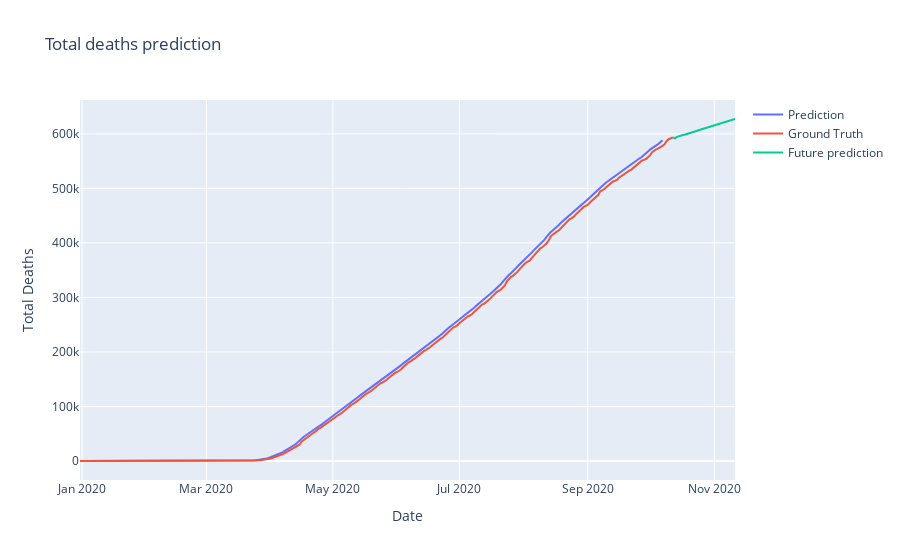

Here is the notebook cell this chart was saved with:
### Code cell
#De hoeveelheid dagen dat we in de toekomst willen kijken.
num_prediction = 30 

#Het reshapen van de data om deze in de grafiek te plotten.
prediction = model.predict(data_generator)
prediction = prediction.reshape((-1))
death_data = death_data.reshape((-1))

#Functie voor het voorspellen van toekomstige waardes.
def predict(num_prediction, model):
    prediction_list = death_data[-look_back:]
    
    for _ in range(num_prediction):
        x = prediction_list[-look_back:]
        x = x.reshape((1, look_back, 1))
        out = model.predict(x)[0][0]
        prediction_list = np.append(prediction_list, out)
    prediction_list = prediction_list[look_back-1:]
        
    return prediction_list

#Functie voor creëren van de datums voor de toekomstige waardes.
def predict_dates(num_prediction):
    last_date = df['date'].values[-1]
    prediction_dates = pd.date_range(last_date, periods=num_prediction+1).tolist()
    return prediction_dates

forecast = predict(num_prediction, model)
forecast_dates = predict_dates(num_prediction)

#Het plotten van de resultaten in een grafiek.
trace1 = go.Scatter(
    x = date_data,
    y = prediction,
    mode = "lines",
    name = "Prediction"
)
trace2 = go.Scatter(
    x = date_data,
    y = death_data,
    mode="lines",
    name = "Ground Truth"
)
trace3 = go.Scatter(
    x = forecast_dates,
    y = forecast,
    mode="lines",
    name = "Future prediction"
)
layout = go.Layout(
    title = "Total deaths prediction",
    xaxis = {'title' : "Date"},
    yaxis = {'title' : "Total Deaths"}
)
fig = go.Figure(data=[trace1, trace2, trace3], layout=layout)
fig.show()

### Figure 1 — Plotly figure (JSON) as saved in the notebook; plotly's stock layout.template omitted (floating-point values rounded to 4 significant figures; data arrays with more than 128 entries replaced by an {"elided": "..."} marker saying what was removed)
{"data": [{"mode": "lines", "name": "Prediction", "type": "scatter", "x": {"elided": "287 str values"}, "y": {"elided": "282 float values"}}, {"mode": "lines", "name": "Ground Truth", "type": "scatter", "x": {"elided": "287 str values"}, "y": {"elided": "287 int values"}}, {"mode": "lines", "name": "Future prediction", "type": "scatter", "x": ["2020-10-12T00:00:00", "2020-10-13T00:00:00", "2020-10-14T00:00:00", "2020-10-15T00:00:00", "2020-10-16T00:00:00", "2020-10-17T00:00:00", "2020-10-18T00:00:00", "2020-10-19T00:00:00", "2020-10-20T00:00:00", "2020-10-21T00:00:00", "2020-10-22T00:00:00", "2020-10-23T00:00:00", "2020-10-24T00:00:00", "2020-10-25T00:00:00", "2020-10-26T00:00:00", "2020-10-27T00:00:00", "2020-10-28T00:00:00", "2020-10-29T00:00:00", "2020-10-30T00:00:00", "2020-10-31T00:00:00", "2020-11-01T00:00:00", "2020-11-02T00:00:00", "2020-11-03T00:00:00", "2020-11-04T00:00:00", "2020-11-05T00:00:00", "2020-11-06T00:00:00", "2020-11-07T00:00:00", "2020-11-08T00:00:00", "2020-11-09T00:00:00", "2020-11-10T00:00:00", "2020-11-11T00:00:00"], "y": [593587, 591800.0, 594500.0, 596043, 597100.0, 597900.0, 598900.0, 600400.0, 601500.0, 602600.0, 603700.0, 604900.0, 606100.0, 607198, 608300.0, 609500.0, 610700.0, 611900.0, 613000.0, 614200.0, 615400.0, 616600.0, 617700.0, 618900.0, 620100.0, 621300.0, 622500.0, 623700.0, 624900.0, 626100.0, 627300.0]}], "layout": {"title": {"text": "Total deaths prediction"}, "xaxis": {"title": {"text": "Date"}}, "yaxis": {"title": {"text": "Total Deaths"}}}}
